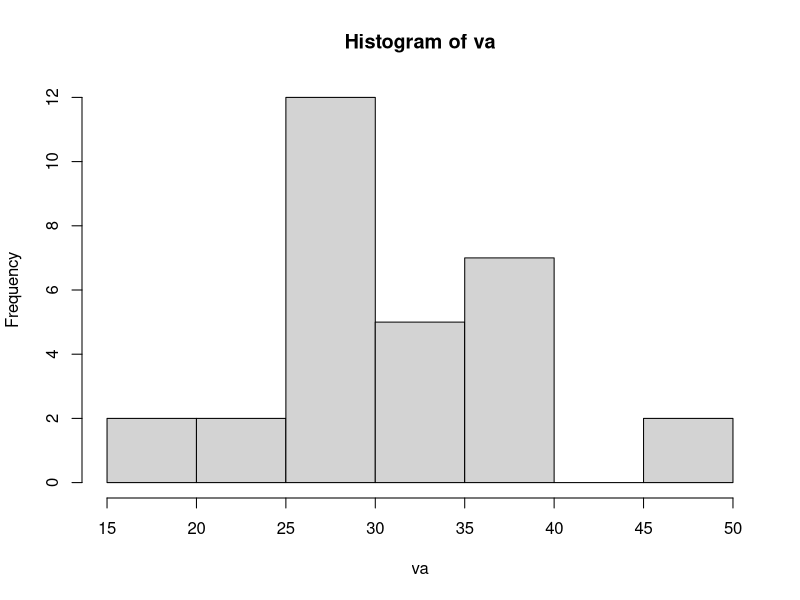
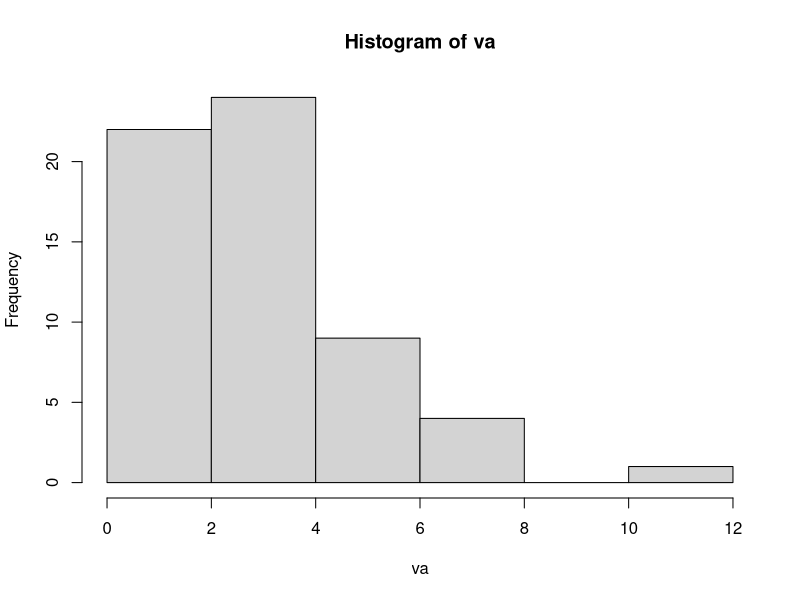
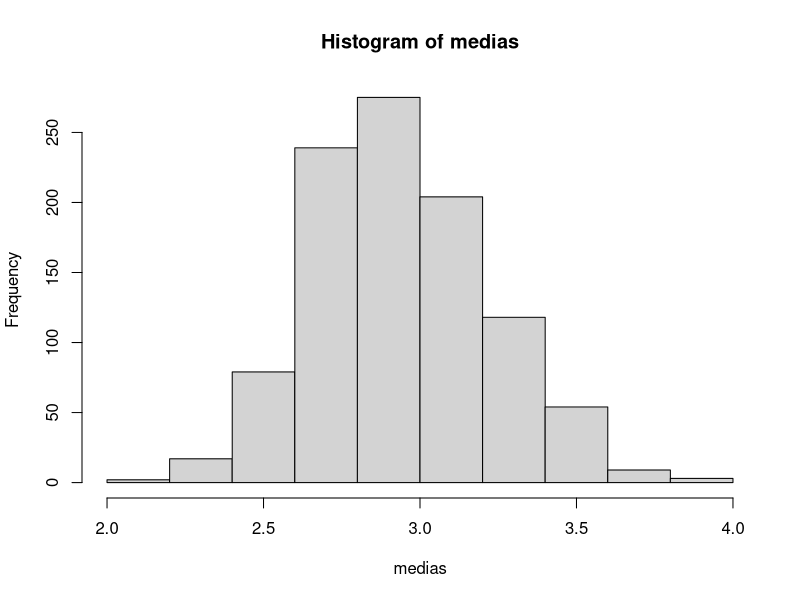
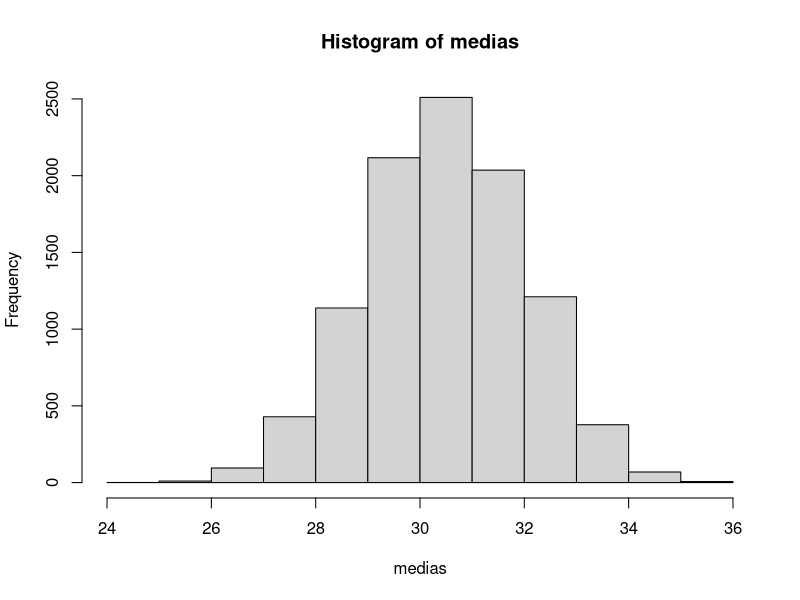

Generate these figures, in order, with R:
#########################################################
####### Intervalo de Confiança #######
## AED - Capitulo 03 - Prof. Máiron Chaves ####
#########################################################


################## Intervalo de confiança para média amostral pela distribuição Normal Padrão #############################


#  -> Obter o intervalo de confiança para uma variável cuja média = 30, desvio padrão = 7,31 e n = 30

# #  -> Temos que definir o nível de confiança do nosso intervalo.

# # #  -> Podemos obter o valor do quantil para o nível de confiança desejado com a função qnorm()

# # # #  -> O quantil na distribuição normal padrão para 95% de confiança


ic <- 0.95
alfa <- 1-ic
1-(alfa/2)

qnorm(0.975)



# * * * * * # Vamos armazenar os valores em objetos

media <- 30
desvio_padrao_populacional <- 7.31
n <- 30

quantil_95 <- qnorm(0.975)


# * * * * * # Aplicando a fórmula vista na apostila fica:

Limite_Superior <- 30+quantil_95*(desvio_padrao_populacional/sqrt(n))
Limite_Inferior <- 30-quantil_95*(desvio_padrao_populacional/sqrt(n))
paste("Com 95% de confiança, podemos afirmar que a média varia entre",Limite_Inferior," e",Limite_Superior)


####################### Intervalo de confiança para a média amostral pela distribuição t de Student 
############# A teoria nos diz para utilizar a distribuição t de Student quando não soubermos o desvio padrão populacional.


#  -> Vamos assumir que o desvio padrão que temos é obtido a partir da amostra
# #  -> Vamos armazenar os valores em objetos

media <- 30
desvio_padrao_amostral <- 7.31
n <- 30

quantil_95_t <- qt(0.975,df = n-1)


# Aplicando a fórmula vista na apostila fica:

Limite_Superior_t <- 30+quantil_95_t*(desvio_padrao_amostral/sqrt(n))
Limite_Inferior_t <- 30-quantil_95_t*(desvio_padrao_amostral/sqrt(n))
paste("Com 95% de confiança, podemos afirmar que a média varia entre",Limite_Inferior_t,"e ",Limite_Superior_t)


# Supondo que nossa variável já esteja em um data frame aqui no R, tem um comando para fornecer o intervalo de confiança de 
# forma bem mais fácil Vamos gerar com o comando rnorm() uma variável aleatoria com média 30, desvio padrão 7,31 e n = 30 

va <- rnorm(n = 30, mean = 30, sd = 7.31)

#Vamos visualizar a va gerada

hist(va)


#Calculando o intervalo de 95% de confiança com a distribuição t de Student com a funçao t.test()

IC <-t.test(va, conf.level = 0.95)
IC$conf.int


# Pronto, já temos o intervalo de confiança para média. Beeem mais fácil assim :)
####################### Intervalo de confiança para a proporção

#Utilizando o exemplo da apostila, onde calculamos o intervalo para proporção onde
# 138 de n = 500 clientes realizaram a devolução do produto
#Vamos armazenar os valores em objetos

devolucoes <- 138
n <- 500
quantil_95 <-qnorm(0.975)
proporcao_devolucoes <- devolucoes/n


#Aplicando a fórmula vista na apostila fica:
Limite_Superior_prop <- proporcao_devolucoes + quantil_95 * sqrt(proporcao_devolucoes*(1-proporcao_devolucoes)/n)
Limite_Inferior_prop <- proporcao_devolucoes - quantil_95 * sqrt(proporcao_devolucoes*(1-proporcao_devolucoes)/n)
paste("Com 95% de confiança, podemos afirmar que a proporção varia entre",Limite_Inferior_prop," e ",Limite_Superior_prop)


#Podemos obter o intervalo de confiança para proporção mais fácil pela função prop.test()

IC_proporcao <- prop.test(x = 138, n = 500, conf.level = 0.95)
IC_proporcao$conf.int


############### Intervalo de confiança para média via Bootstrap
#############Vamos gerar uma va seguindo uma distribuição qui-quadrado

va <- rchisq(n = 60, df = 3)
#Observe o quão assimétrica é a va
hist(va)


#Inicializa variaveis

medias <- c() #Essa variável é um vetor para armazenar a média de cada subamostra bootstrap
R <- 1000 #Numero de subamostras extraídas para gerar a distribuição amostral de médias


#bootstrap

for (i in 1:R) {
  #Realiza uma subamostragem aleatória com reposição da va
  reamostra <- sample(va, size = 50, replace = T)
  
  #Armazena a média da subamostra
  medias[i] <- mean(reamostra)
}


#Distribuicao das médias das subamostras (distribuição amostral da média da va)
hist(medias)


#Observe que mesmo a variável original não seguindo uma distribuição normal, o Teorema Central do Limite
#nos garante que a distribuição das médias será normal se n é suficientemente grande
#A partir das médias geradas, precisamos achar dois valores, o que corta a cauda inferior
#e o que corta a cauda superior da distribuição. Lembrando que ela é simétrica
#Caso o intervalo desejado seja de 95% de confiança, temos que ordenar essa distribuição
#do menor valor para o maior e achar o valor que deixará 2,5% dos dados para trás e o
#valor que deixará 97,5% para trás

(1-0.95)/2
1-(1-0.95)/2

#Visualize o intervalo de confiança via bootstrap

quantile( medias, probs = c(0.025,0.975))


#Vamos realizar mais um experimento
#Geraremos uma va com média = 30 e desvio padrão amostral =7.31 e n = 30
va <- rnorm(n = 30, mean = 30, sd = 7.31)

#Iremos calcular o intervalo de confiança usando o Bootstrap e também com a distribuição
# t de Student. Compararemos os resultados.
#Inicializa variavel para armazenar as médias de cada subamostra
medias <- c()
R <- 10000 #Numero de subamostras extraídas para gerar a distribuição amostral de médias

#bootstrap
for (i in 1:R) {
  
  #Realiza uma subamostragem aleatória com reposição da va
  reamostra <- sample(va, size = 20, replace = T)
  
  #Armazena a média da subamostra
  medias[i] <- mean(reamostra)
}


#Distribuicao das médias das subamostras (distribuição amostral da média da va)
hist(medias)


#Limites inferior e superior do intervalo pelo bootstrap
quantile( medias, probs = c(0.025,0.975))

#Limites inferior e superior do intervalo via t de Student
IC<-t.test(va, conf.level = 0.95)
IC$conf.int
